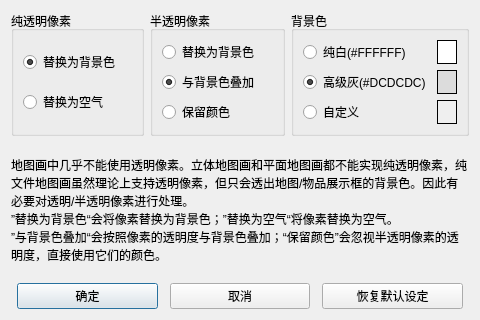
<?xml version="1.0" encoding="UTF-8"?>
<ui version="4.0">
 <class>TransparentStrategyWind</class>
 <widget class="QDialog" name="TransparentStrategyWind">
  <property name="geometry">
   <rect>
    <x>0</x>
    <y>0</y>
    <width>480</width>
    <height>320</height>
   </rect>
  </property>
  <property name="windowTitle">
   <string>透明像素处理策略</string>
  </property>
  <property name="modal">
   <bool>true</bool>
  </property>
  <layout class="QGridLayout" name="gridLayout">
   <item row="0" column="2">
    <widget class="QGroupBox" name="groupBox_2">
     <property name="title">
      <string>背景色</string>
     </property>
     <layout class="QGridLayout" name="gridLayout_6">
      <item row="1" column="0">
       <widget class="QRadioButton" name="cb_background_gray">
        <property name="text">
         <string>高级灰(#DCDCDC)</string>
        </property>
        <property name="checked">
         <bool>true</bool>
        </property>
       </widget>
      </item>
      <item row="0" column="1">
       <widget class="QLabel" name="ShowBGCWhite">
        <property name="minimumSize">
         <size>
          <width>20</width>
          <height>20</height>
         </size>
        </property>
        <property name="maximumSize">
         <size>
          <width>20</width>
          <height>16777215</height>
         </size>
        </property>
        <property name="styleSheet">
         <string notr="true">background-color: rgb(255, 255, 255);</string>
        </property>
        <property name="frameShape">
         <enum>QFrame::Box</enum>
        </property>
        <property name="text">
         <string/>
        </property>
       </widget>
      </item>
      <item row="2" column="0">
       <widget class="QRadioButton" name="cb_background_custom">
        <property name="text">
         <string>自定义</string>
        </property>
       </widget>
      </item>
      <item row="2" column="1">
       <widget class="QLabel" name="lb_show_custom_color">
        <property name="autoFillBackground">
         <bool>true</bool>
        </property>
        <property name="frameShape">
         <enum>QFrame::Box</enum>
        </property>
        <property name="text">
         <string/>
        </property>
       </widget>
      </item>
      <item row="1" column="1">
       <widget class="QLabel" name="ShowBGCGray">
        <property name="styleSheet">
         <string notr="true">background-color: rgb(220, 220, 220);</string>
        </property>
        <property name="frameShape">
         <enum>QFrame::Box</enum>
        </property>
        <property name="text">
         <string/>
        </property>
       </widget>
      </item>
      <item row="0" column="0">
       <widget class="QRadioButton" name="cb_background_white">
        <property name="text">
         <string>纯白(#FFFFFF)</string>
        </property>
       </widget>
      </item>
     </layout>
    </widget>
   </item>
   <item row="1" column="0" colspan="3">
    <widget class="QLabel" name="label_4">
     <property name="sizePolicy">
      <sizepolicy hsizetype="Preferred" vsizetype="Expanding">
       <horstretch>0</horstretch>
       <verstretch>0</verstretch>
      </sizepolicy>
     </property>
     <property name="text">
      <string>地图画中几乎不能使用透明像素。立体地图画和平面地图画都不能实现纯透明像素，纯文件地图画虽然理论上支持透明像素，但只会透出地图/物品展示框的背景色。因此有必要对透明/半透明像素进行处理。
”替换为背景色“会将像素替换为背景色；”替换为空气“将像素替换为空气。
”与背景色叠加“会按照像素的透明度与背景色叠加；“保留颜色”会忽视半透明像素的透明度，直接使用它们的颜色。</string>
     </property>
     <property name="wordWrap">
      <bool>true</bool>
     </property>
     <property name="margin">
      <number>4</number>
     </property>
    </widget>
   </item>
   <item row="0" column="0">
    <widget class="QGroupBox" name="groupBox_3">
     <property name="title">
      <string>纯透明像素</string>
     </property>
     <layout class="QGridLayout" name="gridLayout_7">
      <item row="1" column="0">
       <widget class="QRadioButton" name="cb_pure_air">
        <property name="text">
         <string>替换为空气</string>
        </property>
       </widget>
      </item>
      <item row="0" column="0">
       <widget class="QRadioButton" name="cb_pure_background">
        <property name="text">
         <string>替换为背景色</string>
        </property>
        <property name="checked">
         <bool>true</bool>
        </property>
       </widget>
      </item>
     </layout>
    </widget>
   </item>
   <item row="0" column="1">
    <widget class="QGroupBox" name="groupBox">
     <property name="title">
      <string>半透明像素</string>
     </property>
     <layout class="QGridLayout" name="gridLayout_5">
      <item row="2" column="0">
       <widget class="QRadioButton" name="cb_half_reserve">
        <property name="text">
         <string>保留颜色</string>
        </property>
       </widget>
      </item>
      <item row="1" column="0">
       <widget class="QRadioButton" name="cb_half_compose">
        <property name="text">
         <string>与背景色叠加</string>
        </property>
        <property name="checked">
         <bool>true</bool>
        </property>
       </widget>
      </item>
      <item row="0" column="0">
       <widget class="QRadioButton" name="cb_half_background">
        <property name="text">
         <string>替换为背景色</string>
        </property>
       </widget>
      </item>
     </layout>
    </widget>
   </item>
   <item row="2" column="0" colspan="3">
    <layout class="QHBoxLayout" name="horizontalLayout">
     <property name="spacing">
      <number>12</number>
     </property>
     <property name="leftMargin">
      <number>6</number>
     </property>
     <property name="rightMargin">
      <number>6</number>
     </property>
     <property name="bottomMargin">
      <number>0</number>
     </property>
     <item>
      <widget class="QPushButton" name="pb_confirm">
       <property name="text">
        <string>确定</string>
       </property>
      </widget>
     </item>
     <item>
      <widget class="QPushButton" name="pb_cancel">
       <property name="text">
        <string>取消</string>
       </property>
      </widget>
     </item>
     <item>
      <widget class="QPushButton" name="pb_reset">
       <property name="text">
        <string>恢复默认设定</string>
       </property>
      </widget>
     </item>
    </layout>
   </item>
  </layout>
 </widget>
 <resources/>
 <connections/>
</ui>
